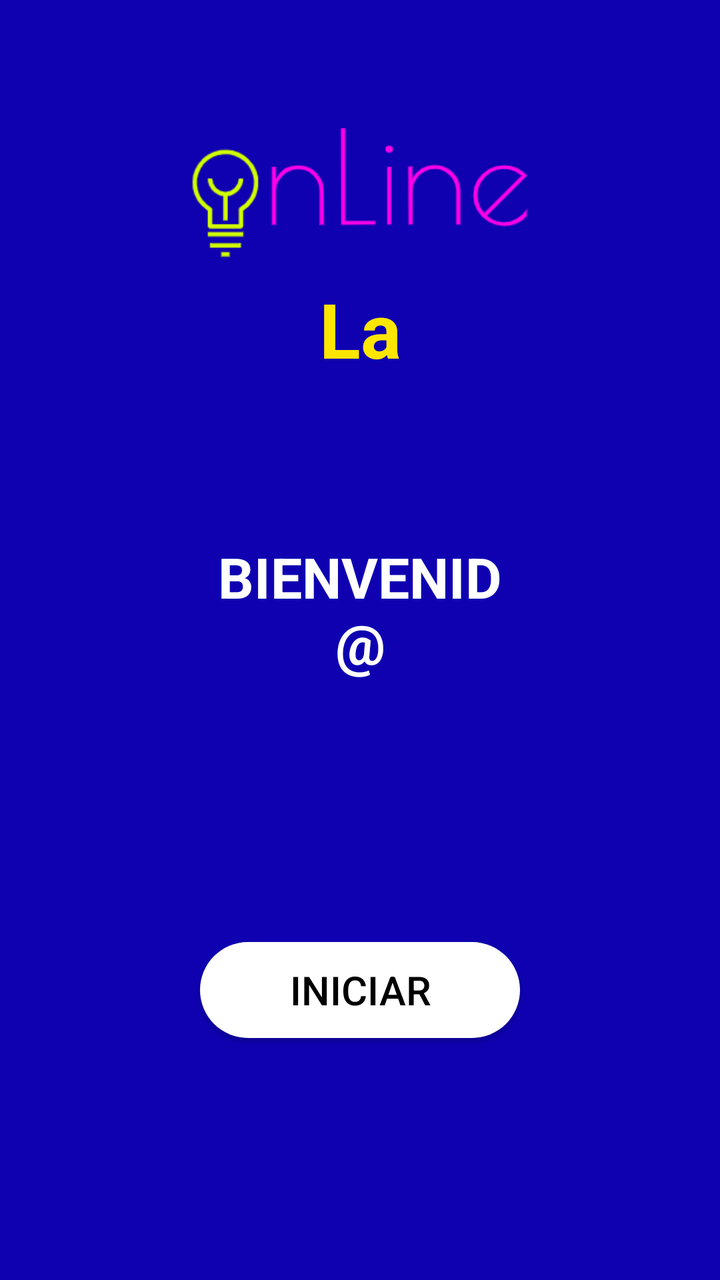
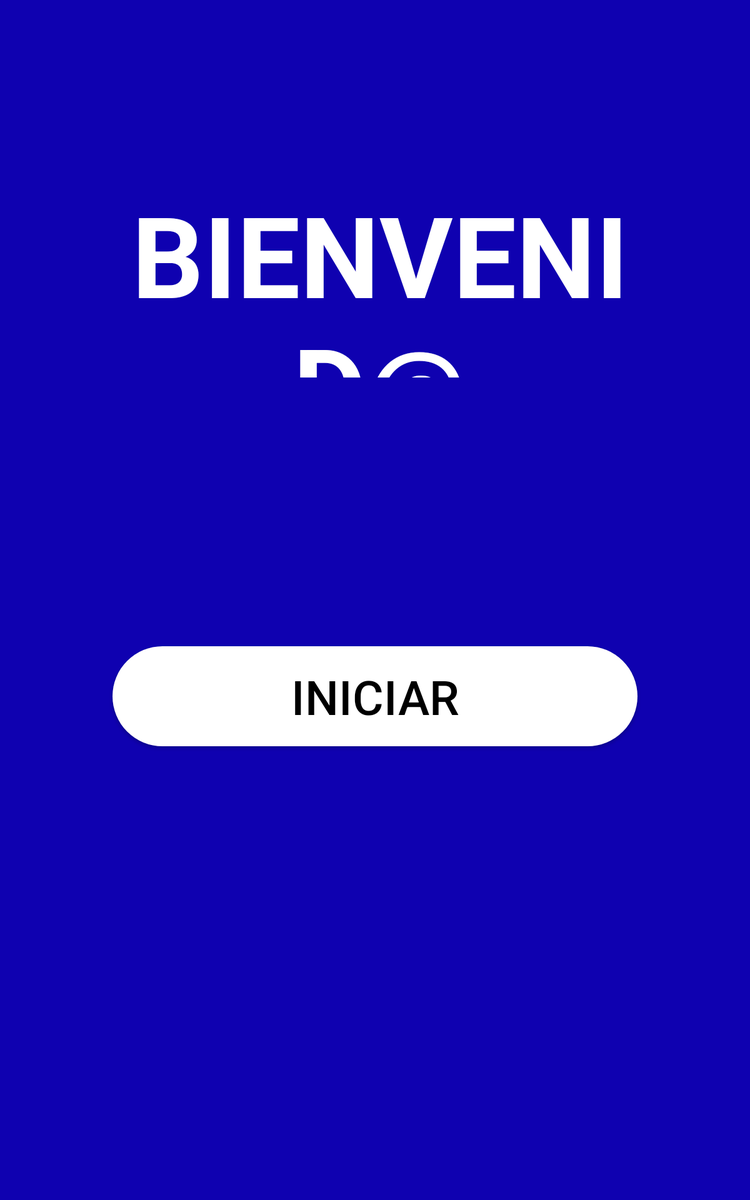

Compare how this app lays out the same screen by default and in its alternative resource folder. The renders come first, then the two layout files and the values they reference.
<!-- AndroidManifest.xml: application theme Theme.MA_BOUTIQUE_ONLINE -->
<!-- res/layout/activity_dash_board.xml -->
<?xml version="1.0" encoding="utf-8"?>
<RelativeLayout xmlns:android="http://schemas.android.com/apk/res/android"
    xmlns:app="http://schemas.android.com/apk/res-auto"
    xmlns:tools="http://schemas.android.com/tools"
    android:layout_width="match_parent"
    android:layout_height="match_parent"
    android:background="#0f01b0"
    tools:context=".DashBoard">

    <ImageView
        android:id="@+id/ivLogo"
        android:layout_width="wrap_content"
        android:layout_height="wrap_content"
        android:layout_alignParentStart="true"
        android:layout_alignParentEnd="true"
        android:layout_alignParentBottom="true"
        android:layout_marginStart="0dp"

        android:layout_marginTop="60dp"
        android:layout_marginEnd="0dp"
        android:layout_marginBottom="508dp"
        app:layout_constraintEnd_toEndOf="parent"
        app:layout_constraintHorizontal_bias="0.495"
        app:layout_constraintStart_toStartOf="parent"
        app:layout_constraintTop_toTopOf="parent"
        app:srcCompat="@drawable/logo" />

    <TextView
        android:id="@+id/txtTitulo"
        android:layout_width="237dp"
        android:layout_height="55dp"
        android:layout_alignParentStart="true"
        android:layout_alignParentEnd="true"
        android:layout_alignParentBottom="true"
        android:layout_marginStart="88dp"
        android:layout_marginTop="17dp"
        android:layout_marginEnd="88dp"
        android:layout_marginBottom="446dp"
        android:text="La Boutique"
        android:textAlignment="center"
        android:textColor="#ffe600"
        android:textSize="38sp"
        android:textStyle="bold"
        app:layout_constraintEnd_toEndOf="parent"
        app:layout_constraintStart_toStartOf="parent"
        app:layout_constraintTop_toBottomOf="@+id/ivLogo" />

    <TextView
        android:id="@+id/textView3"
        android:layout_width="wrap_content"
        android:layout_height="wrap_content"
        android:layout_alignParentStart="true"
        android:layout_alignParentEnd="true"
        android:layout_alignParentBottom="true"
        android:layout_marginStart="100dp"
        android:layout_marginEnd="100dp"
        android:layout_marginBottom="300dp"
        android:text="BIENVENID@"
        android:textColor="@color/white"
        android:textSize="28dp"
        android:textStyle="bold"
        android:textAlignment="center"
        app:layout_constraintBottom_toBottomOf="parent"
        app:layout_constraintEnd_toEndOf="parent"
        app:layout_constraintStart_toStartOf="parent"
        app:layout_constraintTop_toTopOf="parent" />

    <Button
        android:id="@+id/btnSalir"
        android:layout_width="150dp"
        android:layout_height="wrap_content"
        android:layout_alignParentStart="true"
        android:layout_alignParentEnd="true"
        android:layout_alignParentBottom="true"
        android:layout_marginStart="100dp"
        android:layout_marginTop="70dp"
        android:layout_marginEnd="100dp"
        android:layout_marginBottom="121dp"
        android:background="@drawable/btn_white"
        android:text="Iniciar"
        android:textColor="#000000"
        android:textSize="20dp"
        app:layout_constraintEnd_toEndOf="parent"
        app:layout_constraintStart_toStartOf="parent"
        app:layout_constraintTop_toBottomOf="@+id/textView3" />

</RelativeLayout>
<!-- resources referenced by this layout -->
<resources>
  <color name="white">#FFFFFFFF</color>
  <!-- drawable btn_white (drawable) -->
  <?xml version="1.0" encoding="utf-8"?>
  <shape xmlns:android="http://schemas.android.com/apk/res/android">
  
      <solid android:color="#ffffff"/>
      <corners android:radius="70dp"/>
  
  </shape>
  <!-- drawable logo: png bitmap (drawable, 7721 bytes) -->
  <style name="Theme.MA_BOUTIQUE_ONLINE" parent="Theme.AppCompat.Light.NoActionBar">
          
          <item name="colorPrimary">@color/purple_500</item>
          <item name="colorPrimaryVariant">@color/purple_700</item>
          <item name="colorOnPrimary">@color/white</item>
          
          <item name="colorSecondary">@color/teal_200</item>
          <item name="colorSecondaryVariant">@color/teal_700</item>
          <item name="colorOnSecondary">@color/black</item>
          
          <item name="android:statusBarColor" tools:targetApi="l">?attr/colorPrimaryVariant</item>
          
      </style>
  <color name="purple_500">#FF018786</color>
  <color name="purple_700">#FF018786</color>
  <color name="teal_200">#FF03DAC5</color>
  <color name="teal_700">#FF018786</color>
  <color name="black">#FF000000</color>
</resources>
<!-- res/layout-sw600dp/activity_dash_board.xml (the repository's variant of the layout above) -->
<!-- drawn on a 7-inch tablet held upright -->
<?xml version="1.0" encoding="utf-8"?>
<RelativeLayout xmlns:android="http://schemas.android.com/apk/res/android"
    xmlns:app="http://schemas.android.com/apk/res-auto"
    xmlns:tools="http://schemas.android.com/tools"
    android:layout_width="match_parent"
    android:layout_height="match_parent"
    android:background="#0f01b0"
    tools:context=".DashBoard">

    <ImageView
        android:id="@+id/ivLogo"
        android:layout_width="947dp"
        android:layout_height="329dp"
        android:layout_alignParentStart="true"
        android:layout_alignParentEnd="true"
        android:layout_alignParentBottom="true"
        android:layout_marginStart="-4dp"
        android:layout_marginEnd="4dp"
        android:layout_marginBottom="1251dp"
        app:layout_constraintBottom_toBottomOf="parent"
        app:layout_constraintEnd_toEndOf="parent"
        app:layout_constraintHorizontal_bias="0.495"
        app:layout_constraintStart_toStartOf="parent"
        app:layout_constraintTop_toTopOf="parent"
        app:layout_constraintVertical_bias="0.473"
        app:srcCompat="@drawable/logo" />

    <TextView
        android:id="@+id/txtTitulo"
        android:layout_width="wrap_content"
        android:layout_height="175dp"
        android:layout_alignParentStart="true"
        android:layout_alignParentEnd="true"
        android:layout_alignParentBottom="true"
        android:layout_marginStart="80dp"
        android:layout_marginTop="17dp"
        android:layout_marginEnd="80dp"
        android:layout_marginBottom="930dp"
        android:text="La Boutique"
        android:textAlignment="center"
        android:textColor="#ffe600"
        android:textSize="90sp"
        android:textStyle="bold"
        app:layout_constraintEnd_toEndOf="parent"
        app:layout_constraintStart_toStartOf="parent"
        app:layout_constraintTop_toBottomOf="@+id/ivLogo" />

    <TextView
        android:id="@+id/textView3"
        android:layout_width="wrap_content"
        android:layout_height="159dp"
        android:layout_alignParentStart="true"
        android:layout_alignParentEnd="true"
        android:layout_alignParentBottom="true"
        android:layout_marginStart="94dp"
        android:layout_marginEnd="86dp"
        android:layout_marginBottom="658dp"
        android:text="BIENVENID@"
        android:textAlignment="center"
        android:textColor="@color/white"
        android:textSize="90dp"
        android:textStyle="bold"
        app:layout_constraintBottom_toBottomOf="parent"
        app:layout_constraintEnd_toEndOf="parent"
        app:layout_constraintStart_toStartOf="parent"
        app:layout_constraintTop_toTopOf="parent" />

    <Button
        android:id="@+id/btnSalir"
        android:layout_width="150dp"
        android:layout_height="80dp"
        android:layout_alignParentStart="true"
        android:layout_alignParentEnd="true"
        android:layout_alignParentBottom="true"
        android:layout_marginStart="90dp"
        android:layout_marginTop="70dp"
        android:layout_marginEnd="90dp"
        android:layout_marginBottom="363dp"
        android:background="@drawable/btn_white"
        android:text="Iniciar"
        android:textColor="#000000"
        android:textSize="38dp"
        app:layout_constraintEnd_toEndOf="parent"
        app:layout_constraintStart_toStartOf="parent"
        app:layout_constraintTop_toBottomOf="@+id/textView3" />

</RelativeLayout>
